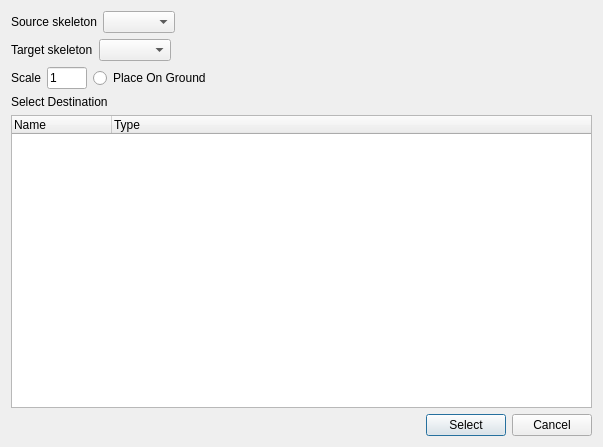
<?xml version="1.0" encoding="UTF-8"?>
<ui version="4.0">
 <class>Dialog</class>
 <widget class="QDialog" name="Dialog">
  <property name="geometry">
   <rect>
    <x>0</x>
    <y>0</y>
    <width>603</width>
    <height>447</height>
   </rect>
  </property>
  <property name="windowTitle">
   <string>Retarget Motion</string>
  </property>
  <layout class="QVBoxLayout" name="verticalLayout">
   <item>
    <layout class="QHBoxLayout" name="horizontalLayout_3">
     <item>
      <widget class="QLabel" name="label_2">
       <property name="text">
        <string>Source skeleton</string>
       </property>
      </widget>
     </item>
     <item>
      <widget class="QComboBox" name="sourceModelComboBox"/>
     </item>
     <item>
      <spacer name="horizontalSpacer_3">
       <property name="orientation">
        <enum>Qt::Horizontal</enum>
       </property>
       <property name="sizeHint" stdset="0">
        <size>
         <width>40</width>
         <height>20</height>
        </size>
       </property>
      </spacer>
     </item>
    </layout>
   </item>
   <item>
    <layout class="QHBoxLayout" name="horizontalLayout_4">
     <item>
      <widget class="QLabel" name="label_3">
       <property name="text">
        <string>Target skeleton</string>
       </property>
      </widget>
     </item>
     <item>
      <widget class="QComboBox" name="targetModelComboBox"/>
     </item>
     <item>
      <spacer name="horizontalSpacer_4">
       <property name="orientation">
        <enum>Qt::Horizontal</enum>
       </property>
       <property name="sizeHint" stdset="0">
        <size>
         <width>40</width>
         <height>20</height>
        </size>
       </property>
      </spacer>
     </item>
    </layout>
   </item>
   <item>
    <layout class="QHBoxLayout" name="horizontalLayout">
     <item>
      <widget class="QLabel" name="label">
       <property name="text">
        <string>Scale</string>
       </property>
      </widget>
     </item>
     <item>
      <widget class="QLineEdit" name="scaleLineEdit">
       <property name="maximumSize">
        <size>
         <width>40</width>
         <height>16777215</height>
        </size>
       </property>
       <property name="text">
        <string>1</string>
       </property>
      </widget>
     </item>
     <item>
      <widget class="QRadioButton" name="placeOnGroundRadioButton">
       <property name="text">
        <string>Place On Ground</string>
       </property>
      </widget>
     </item>
     <item>
      <spacer name="horizontalSpacer_2">
       <property name="orientation">
        <enum>Qt::Horizontal</enum>
       </property>
       <property name="sizeHint" stdset="0">
        <size>
         <width>40</width>
         <height>20</height>
        </size>
       </property>
      </spacer>
     </item>
    </layout>
   </item>
   <item>
    <widget class="QLabel" name="label_4">
     <property name="text">
      <string>Select Destination</string>
     </property>
    </widget>
   </item>
   <item>
    <widget class="QTreeWidget" name="collectionTreeWidget">
     <column>
      <property name="text">
       <string>Name</string>
      </property>
     </column>
     <column>
      <property name="text">
       <string>Type</string>
      </property>
     </column>
    </widget>
   </item>
   <item>
    <layout class="QHBoxLayout" name="horizontalLayout_2">
     <item>
      <spacer name="horizontalSpacer">
       <property name="orientation">
        <enum>Qt::Horizontal</enum>
       </property>
       <property name="sizeHint" stdset="0">
        <size>
         <width>40</width>
         <height>20</height>
        </size>
       </property>
      </spacer>
     </item>
     <item>
      <widget class="QPushButton" name="selectButton">
       <property name="text">
        <string>Select</string>
       </property>
      </widget>
     </item>
     <item>
      <widget class="QPushButton" name="cancelButton">
       <property name="text">
        <string>Cancel</string>
       </property>
      </widget>
     </item>
    </layout>
   </item>
  </layout>
 </widget>
 <resources/>
 <connections/>
</ui>
